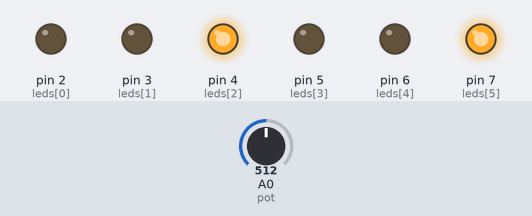
Simulated run of this sketch. Board: Arduino Uno, built with avr-gcc and run on an emulated ATmega328P. Shown: output pins drawn as LEDs (lit = HIGH). The inputs (shaded band) are chosen by the test bench; at power-on: A0 (pot) = 512. What the sketch prints to the serial monitor is not drawn.

Above: at 1.2 s.
1.3 s: A0 (pot) set to 603
2.8 s: A0 (pot) set to 626
At 4.0 s:
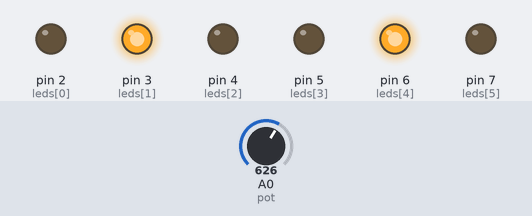
4.3 s: A0 (pot) set to 810
5.8 s: A0 (pot) set to 830
At 6.5 s:
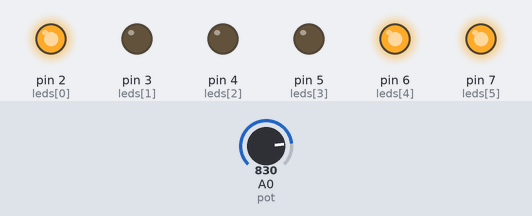
7.3 s: A0 (pot) set to 306
At 7.6 s:
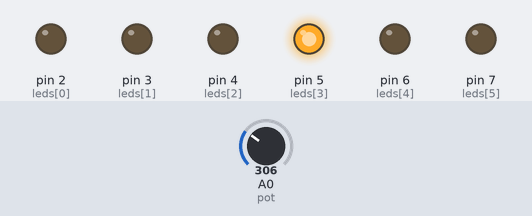
8.8 s: A0 (pot) set to 402
10.3 s: A0 (pot) set to 420
At 11.0 s:
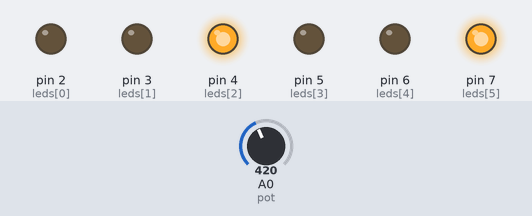
Timing chart, 0 to 12.8 s (numbered marks = the images above; inputs shaded):
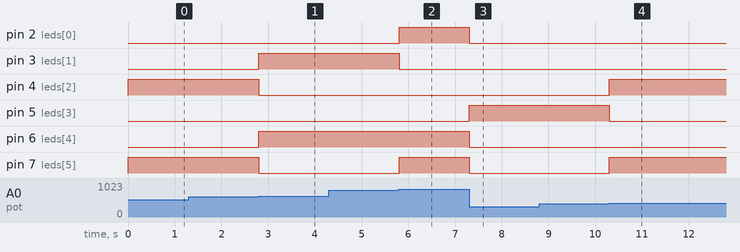

The sketch:

Practica_4_Codificador.ino
```cpp
int leds[] = {2, 3, 4, 5, 6, 7};
int pot = A0;
int A = 0;
int B = 0;
int C = 0;
int D = 0;

void setup() {
  // put your setup code here, to run once:
  for (int i = 0; i < 7; i++) {
    pinMode(leds[i], OUTPUT);
  }

  Serial.begin(9600);
}

int entrada = 0;
void loop() {
  // put your main code here, to run repeatedly:
  entrada = analogRead(pot) / 4;

  if (entrada >= 0 && entrada <= 51) {
    for (int i = 0; i < 7; i++) {
      digitalWrite(leds[0], 0);
      digitalWrite(leds[1], 0);
      digitalWrite(leds[2], 0);
      digitalWrite(leds[3], 0);
      A = 0;
      B = 0;
      C = 0;
      D = 0;
    }
  } else {
    if (entrada >= 52 && entrada <= 102) {
      digitalWrite(leds[3], 1);
      digitalWrite(leds[0], 0);
      digitalWrite(leds[1], 0);
      digitalWrite(leds[2], 0);
      A = 0;
      B = 0;
      C = 0;
      D = 1;
    } else {
      if (entrada >= 103 && entrada <= 153) {
        digitalWrite(leds[0], 0);
        digitalWrite(leds[1], 0);
        digitalWrite(leds[2], 1);
        digitalWrite(leds[3], 0);
        A = 0;
        B = 0;
        C = 1;
        D = 0;
      } else {
        if (entrada >= 154 && entrada <= 204) {
          digitalWrite(leds[0], 0);
          digitalWrite(leds[1], 1);
          digitalWrite(leds[2], 0);
          digitalWrite(leds[3], 0);
          A = 0;
          B = 1;
          C = 0;
          D = 0;
        } else {
          if (entrada >= 205 && entrada <= 255) {
            digitalWrite(leds[0], 1);
            digitalWrite(leds[1], 0);
            digitalWrite(leds[2], 0);
            digitalWrite(leds[3], 0);
            A = 1;
            B = 0;
            C = 0;
            D = 0;
          }
        }
      }
    }
  }


  if (C == 1 && A == 0 && B == 0 && D == 0) {
    digitalWrite(leds[4], 0);
    digitalWrite(leds[5], 1);
  } else {
    if (A == 0 && B == 1 && C == 0 && D == 0) {
      digitalWrite(leds[4], 1);
      digitalWrite(leds[5], 0);
    } else {
      if (A == 1 && B == 0 && C == 0 && D == 0) {
        digitalWrite(leds[4], 1);
        digitalWrite(leds[5], 1);
      } else {
        digitalWrite(leds[4], 0);
        digitalWrite(leds[5], 0);
      }
    }
  }

  Serial.println(entrada);
}
```

Measured:
- the behaviour switches between 615 and 616 on A0 (pot) (found by bisection; images 0 and 1)
- the behaviour switches between 819 and 820 on A0 (pot) (found by bisection; images 1 and 2)
- the behaviour switches between 411 and 412 on A0 (pot) (found by bisection; images 3 and 4)
- after the input at 2.8 s, pin 3 (leds[1]), pin 6 (leds[4]): LOW → HIGH at once; pin 4 (leds[2]), pin 7 (leds[5]): HIGH → LOW at once
- after the input at 5.8 s, pin 2 (leds[0]), pin 7 (leds[5]): LOW → HIGH at once; pin 3 (leds[1]): HIGH → LOW at once
- after the input at 7.3 s, pin 2 (leds[0]), pin 6 (leds[4]), pin 7 (leds[5]): HIGH → LOW at once; pin 5 (leds[3]): LOW → HIGH at once
- after the input at 10.3 s, pin 4 (leds[2]), pin 7 (leds[5]): LOW → HIGH at once; pin 5 (leds[3]): HIGH → LOW at once
